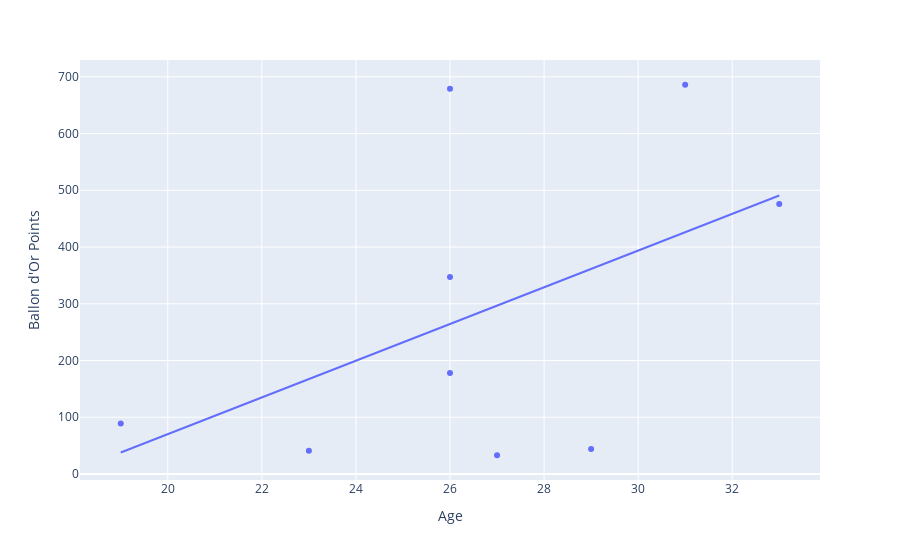

The notebook cell this image was saved under:
### Markdown cell above
## Age and Points distribution
Age was one of the variables with strongest correlation to Ballon d'Or points. In the graph below, we see that the higher the age, the more points obtained in the Ballon d'Or classification.

### Code cell
#age_dist = px.bar(fifa_19, x="short_name", y="age", color_discrete_sequence= px.colors.sequential.Blues_r, labels={"short_name": "Short Name", "age": "Age"})
#age_dist.show()

age_points = px.scatter(fifa_19, x="age", y="points", trendline="ols", labels={"age": "Age", "points": "Ballon d'Or Points"})
age_points.show()

### Figure 1 — Plotly figure (JSON) as saved in the notebook; plotly's stock layout.template omitted (floating-point values rounded to 4 significant figures)
{"data": [{"hovertemplate": "Age=%{x}<br>Ballon d'Or Points=%{y}<extra></extra>", "legendgroup": "", "marker": {"color": "#636efa", "symbol": "circle"}, "mode": "markers", "name": "", "orientation": "v", "showlegend": false, "type": "scatter", "x": [31, 26, 33, 26, 26, 19, 29, 23, 27], "xaxis": "x", "y": [686, 679, 476, 347, 178, 89, 44, 41, 33], "yaxis": "y"}, {"hovertemplate": "<b>OLS trendline</b><br>points = 32.3599 * age + -577.042<br>R<sup>2</sup>=0.246039<br><br>Age=%{x}<br>Ballon d'Or Points=%{y} <b>(trend)</b><extra></extra>", "legendgroup": "", "marker": {"color": "#636efa", "symbol": "circle"}, "mode": "lines", "name": "", "showlegend": false, "type": "scatter", "x": [19, 23, 26, 26, 26, 27, 29, 31, 33], "xaxis": "x", "y": [37.8, 167.2, 264.3, 264.3, 264.3, 296.7, 361.4, 426.1, 490.8], "yaxis": "y"}], "layout": {"legend": {"tracegroupgap": 0}, "margin": {"t": 60}, "xaxis": {"anchor": "y", "domain": [0, 1], "title": {"text": "Age"}}, "yaxis": {"anchor": "x", "domain": [0, 1], "title": {"text": "Ballon d'Or Points"}}}}
